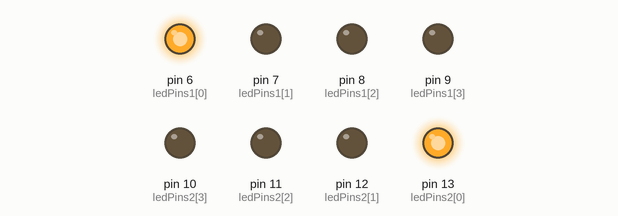
Recording of a sketch running on a simulated Arduino Uno, built with avr-gcc and run on an emulated ATmega328P. Shown: output pins drawn as LEDs (lit = HIGH).

Above: at 0.15 s.
At 1.05 s:
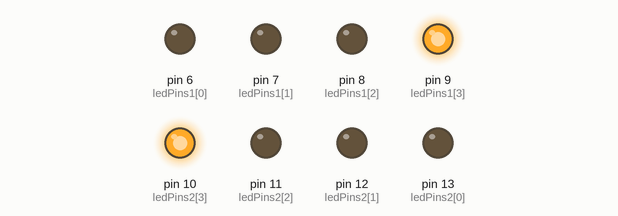
At 1.35 s:
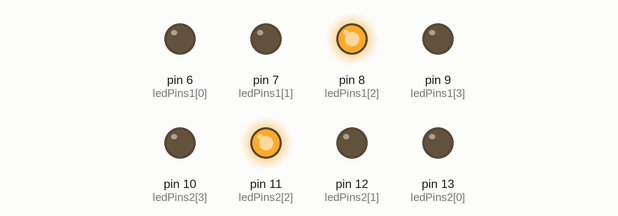
At 3.45 s:
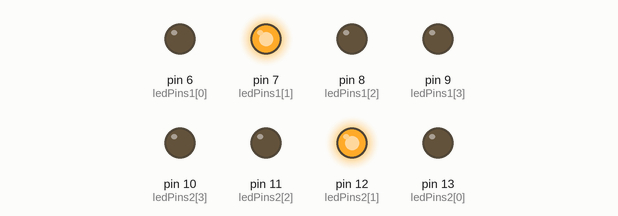
Timing chart, 0 to 4.1 s (numbered marks = the images above):
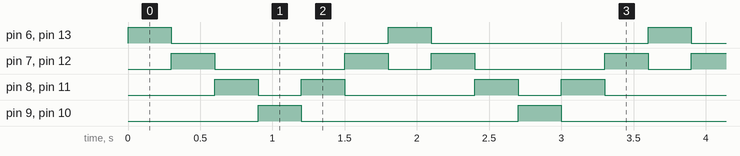

The sketch:

_8leds1.ino
```cpp
int ledCount1 = 4;
int ledPins1[] = { 6, 7, 8, 9};
int ledCount2 = 4;
int ledPins2[] = { 13, 12, 11, 10};
int ledDelay = 300;
void setup () {
  for ( int thisLed = 0; thisLed < ledCount1; thisLed++) {
    pinMode (ledPins1[thisLed], OUTPUT );
    pinMode (ledPins2[thisLed], OUTPUT );
  }
}
void loop () {
  for ( int thisLed = 0; thisLed < ledCount1-1; thisLed++) {
    digitalWrite (ledPins1[thisLed], HIGH );
    digitalWrite (ledPins2[thisLed], HIGH );
    delay (ledDelay);
    digitalWrite (ledPins1[thisLed], LOW );
    digitalWrite (ledPins2[thisLed], LOW );
  }
  for ( int thisLed = ledCount1-1; thisLed > 0; thisLed--) {
    digitalWrite (ledPins1[thisLed], HIGH );
    digitalWrite (ledPins2[thisLed], HIGH );
    delay (ledDelay);
    digitalWrite (ledPins1[thisLed], LOW );
    digitalWrite (ledPins2[thisLed], LOW );
  }

}
```

Measured:
- by itself, pin 6 (ledPins1[0]), pin 9 (ledPins1[3]), pin 10 (ledPins2[3]), pin 13 (ledPins2[0]): alternates HIGH for 0.30 s and LOW for 1.5 s
- by itself, pin 7 (ledPins1[1]), pin 12 (ledPins2[1]): repeats every 1.8 s: LOW 0.90 s, HIGH 0.30 s, LOW 0.30 s, HIGH 0.30 s
- by itself, pin 8 (ledPins1[2]), pin 11 (ledPins2[2]): repeats every 1.8 s: LOW 0.30 s, HIGH 0.30 s, LOW 0.90 s, HIGH 0.30 s
